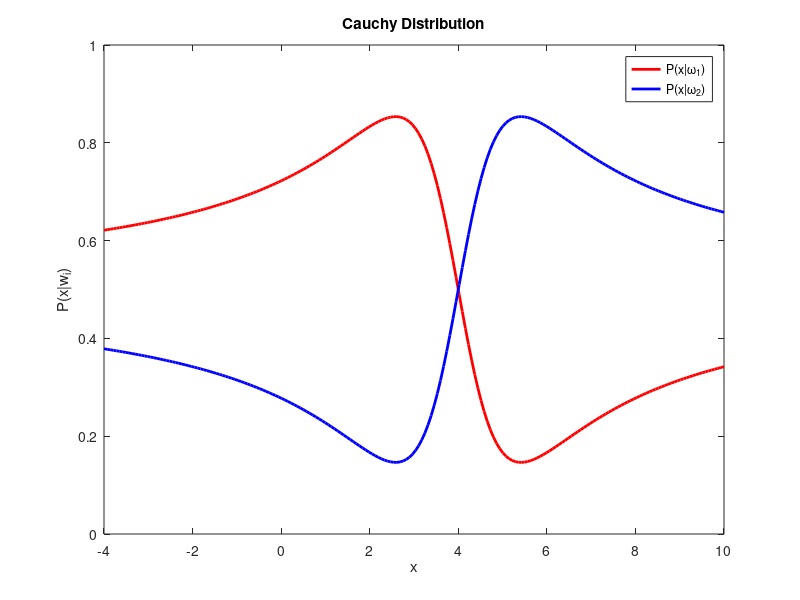

Recreate this plot in MATLAB.
clc;
clear;
close all;

F  = @(x, a, b)  (1/(pi*b)) * (1 ./ (1 + ((x-a)/b).^2));

PW1 = @(x, a, b) F(x, a(1), b)./(F(x, a(1), b) + F(x, a(2), b));
PW2 = @(x, a, b) F(x, a(2), b)./(F(x, a(1), b) + F(x, a(2), b));

x = linspace(-4, 10, 200);

P1 = PW1(x, [3, 5], 1);
P2 = PW2(x, [3, 5], 1);

plot(x, P1, 'Color', 'r', 'LineWidth', 2, 'Display', 'P(x|\omega_1)');
hold on;
plot(x, P2, 'Color', 'b', 'LineWidth', 2, 'Display', 'P(x|\omega_2)');
title('Cauchy Distribution');
legend();
xlabel('x')
ylabel('P(x|w_i)')
